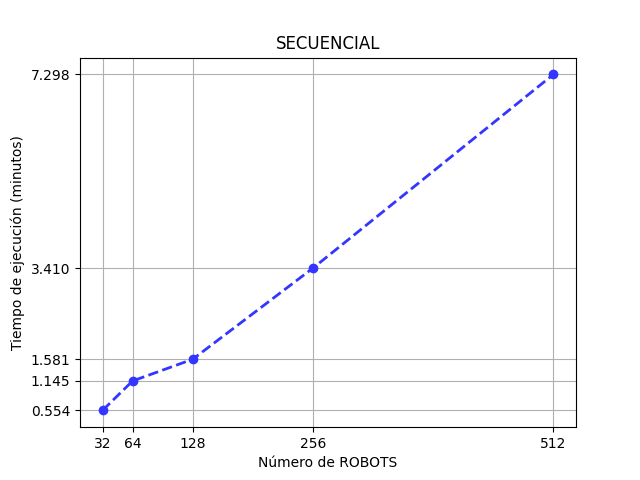

This chart was generated by the following Python code:
import time
import matplotlib.pyplot as plt
import numpy as np

def graficar(xs, ys):
    
    xs = np.array(xs)
    ys = np.array(ys)
        
    #plt.plot(x1, y1,lw=2, marker="o",linestyle='--')
    plt.plot(xs, ys, lw=2, marker="o",linestyle='--',color="#3336ff",label='secuencial')
        
    plt.title("SECUENCIAL")
    plt.xlabel("Número de ROBOTS")
    plt.ylabel("Tiempo de ejecución (minutos)")
    plt.grid()
    plt.xticks(xs)
    plt.yticks(ys)
    #plt.legend()
    plt.savefig('secuencial.png')
    plt.show()
    
xs = [32,64,128,256,512]
ys = [0.554,1.145,1.581,3.410,7.298]

# create data
graficar(xs, ys)

